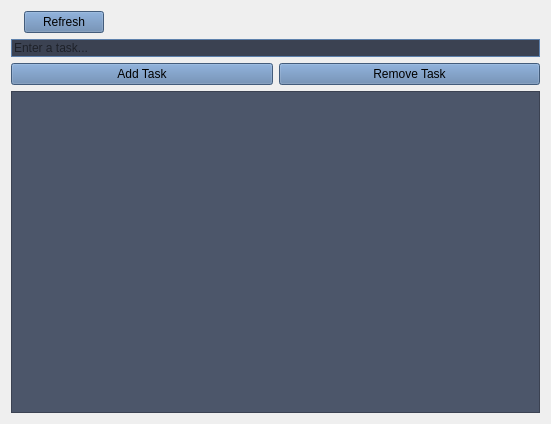
<?xml version="1.0" encoding="UTF-8"?>
<ui version="4.0">
 <class>taskPage</class>
 <widget class="QWidget" name="taskPage">
  <property name="geometry">
   <rect>
    <x>0</x>
    <y>0</y>
    <width>551</width>
    <height>424</height>
   </rect>
  </property>
  <property name="windowTitle">
   <string>Form</string>
  </property>
  <layout class="QHBoxLayout" name="horizontalLayout">
   <item>
    <layout class="QVBoxLayout" name="verticalLayout">
     <item>
      <layout class="QHBoxLayout" name="horizontalLayout_2">
       <item>
        <widget class="QLabel" name="labelWindowSize">
         <property name="text">
          <string/>
         </property>
         <property name="margin">
          <number>0</number>
         </property>
        </widget>
       </item>
       <item>
        <widget class="QPushButton" name="buttonRefresh">
         <property name="palette">
          <palette>
           <active>
            <colorrole role="Button">
             <brush brushstyle="SolidPattern">
              <color alpha="255">
               <red>94</red>
               <green>129</green>
               <blue>172</blue>
              </color>
             </brush>
            </colorrole>
            <colorrole role="Base">
             <brush brushstyle="SolidPattern">
              <color alpha="255">
               <red>94</red>
               <green>129</green>
               <blue>172</blue>
              </color>
             </brush>
            </colorrole>
            <colorrole role="Window">
             <brush brushstyle="SolidPattern">
              <color alpha="255">
               <red>94</red>
               <green>129</green>
               <blue>172</blue>
              </color>
             </brush>
            </colorrole>
            <colorrole role="Highlight">
             <brush brushstyle="SolidPattern">
              <color alpha="255">
               <red>31</red>
               <green>155</green>
               <blue>93</blue>
              </color>
             </brush>
            </colorrole>
           </active>
           <inactive>
            <colorrole role="Button">
             <brush brushstyle="SolidPattern">
              <color alpha="255">
               <red>94</red>
               <green>129</green>
               <blue>172</blue>
              </color>
             </brush>
            </colorrole>
            <colorrole role="Base">
             <brush brushstyle="SolidPattern">
              <color alpha="255">
               <red>94</red>
               <green>129</green>
               <blue>172</blue>
              </color>
             </brush>
            </colorrole>
            <colorrole role="Window">
             <brush brushstyle="SolidPattern">
              <color alpha="255">
               <red>94</red>
               <green>129</green>
               <blue>172</blue>
              </color>
             </brush>
            </colorrole>
            <colorrole role="Highlight">
             <brush brushstyle="SolidPattern">
              <color alpha="255">
               <red>31</red>
               <green>155</green>
               <blue>93</blue>
              </color>
             </brush>
            </colorrole>
           </inactive>
           <disabled>
            <colorrole role="Button">
             <brush brushstyle="SolidPattern">
              <color alpha="255">
               <red>94</red>
               <green>129</green>
               <blue>172</blue>
              </color>
             </brush>
            </colorrole>
            <colorrole role="Base">
             <brush brushstyle="SolidPattern">
              <color alpha="255">
               <red>94</red>
               <green>129</green>
               <blue>172</blue>
              </color>
             </brush>
            </colorrole>
            <colorrole role="Window">
             <brush brushstyle="SolidPattern">
              <color alpha="255">
               <red>94</red>
               <green>129</green>
               <blue>172</blue>
              </color>
             </brush>
            </colorrole>
            <colorrole role="Highlight">
             <brush brushstyle="SolidPattern">
              <color alpha="255">
               <red>31</red>
               <green>155</green>
               <blue>93</blue>
              </color>
             </brush>
            </colorrole>
           </disabled>
          </palette>
         </property>
         <property name="styleSheet">
          <string notr="true">background-color: rgb(94, 129, 172);</string>
         </property>
         <property name="text">
          <string>Refresh</string>
         </property>
        </widget>
       </item>
       <item>
        <spacer name="horizontalSpacer">
         <property name="orientation">
          <enum>Qt::Orientation::Horizontal</enum>
         </property>
         <property name="sizeHint" stdset="0">
          <size>
           <width>40</width>
           <height>20</height>
          </size>
         </property>
        </spacer>
       </item>
      </layout>
     </item>
     <item>
      <widget class="QLineEdit" name="lineEditTaskName">
       <property name="styleSheet">
        <string notr="true">background-color: rgb(59, 66, 82); border: 1 solid rgb(94, 129, 172);</string>
       </property>
       <property name="text">
        <string/>
       </property>
       <property name="placeholderText">
        <string>Enter a task...</string>
       </property>
      </widget>
     </item>
     <item>
      <layout class="QHBoxLayout" name="horizontalLayout_3">
       <item>
        <widget class="QPushButton" name="buttonAddTask">
         <property name="palette">
          <palette>
           <active>
            <colorrole role="Button">
             <brush brushstyle="SolidPattern">
              <color alpha="255">
               <red>94</red>
               <green>129</green>
               <blue>172</blue>
              </color>
             </brush>
            </colorrole>
            <colorrole role="Base">
             <brush brushstyle="SolidPattern">
              <color alpha="255">
               <red>94</red>
               <green>129</green>
               <blue>172</blue>
              </color>
             </brush>
            </colorrole>
            <colorrole role="Window">
             <brush brushstyle="SolidPattern">
              <color alpha="255">
               <red>94</red>
               <green>129</green>
               <blue>172</blue>
              </color>
             </brush>
            </colorrole>
            <colorrole role="Highlight">
             <brush brushstyle="SolidPattern">
              <color alpha="255">
               <red>31</red>
               <green>155</green>
               <blue>93</blue>
              </color>
             </brush>
            </colorrole>
            <colorrole role="Link">
             <brush brushstyle="SolidPattern">
              <color alpha="255">
               <red>48</red>
               <green>140</green>
               <blue>198</blue>
              </color>
             </brush>
            </colorrole>
           </active>
           <inactive>
            <colorrole role="Button">
             <brush brushstyle="SolidPattern">
              <color alpha="255">
               <red>94</red>
               <green>129</green>
               <blue>172</blue>
              </color>
             </brush>
            </colorrole>
            <colorrole role="Base">
             <brush brushstyle="SolidPattern">
              <color alpha="255">
               <red>94</red>
               <green>129</green>
               <blue>172</blue>
              </color>
             </brush>
            </colorrole>
            <colorrole role="Window">
             <brush brushstyle="SolidPattern">
              <color alpha="255">
               <red>94</red>
               <green>129</green>
               <blue>172</blue>
              </color>
             </brush>
            </colorrole>
            <colorrole role="Highlight">
             <brush brushstyle="SolidPattern">
              <color alpha="255">
               <red>31</red>
               <green>155</green>
               <blue>93</blue>
              </color>
             </brush>
            </colorrole>
            <colorrole role="Link">
             <brush brushstyle="SolidPattern">
              <color alpha="255">
               <red>48</red>
               <green>140</green>
               <blue>198</blue>
              </color>
             </brush>
            </colorrole>
           </inactive>
           <disabled>
            <colorrole role="Button">
             <brush brushstyle="SolidPattern">
              <color alpha="255">
               <red>94</red>
               <green>129</green>
               <blue>172</blue>
              </color>
             </brush>
            </colorrole>
            <colorrole role="Base">
             <brush brushstyle="SolidPattern">
              <color alpha="255">
               <red>94</red>
               <green>129</green>
               <blue>172</blue>
              </color>
             </brush>
            </colorrole>
            <colorrole role="Window">
             <brush brushstyle="SolidPattern">
              <color alpha="255">
               <red>94</red>
               <green>129</green>
               <blue>172</blue>
              </color>
             </brush>
            </colorrole>
            <colorrole role="Highlight">
             <brush brushstyle="SolidPattern">
              <color alpha="255">
               <red>31</red>
               <green>155</green>
               <blue>93</blue>
              </color>
             </brush>
            </colorrole>
            <colorrole role="Link">
             <brush brushstyle="SolidPattern">
              <color alpha="255">
               <red>48</red>
               <green>140</green>
               <blue>198</blue>
              </color>
             </brush>
            </colorrole>
           </disabled>
          </palette>
         </property>
         <property name="styleSheet">
          <string notr="true">background-color: rgb(94, 129, 172);</string>
         </property>
         <property name="text">
          <string>Add Task</string>
         </property>
        </widget>
       </item>
       <item>
        <widget class="QPushButton" name="buttonRemoveTask">
         <property name="palette">
          <palette>
           <active>
            <colorrole role="Button">
             <brush brushstyle="SolidPattern">
              <color alpha="255">
               <red>94</red>
               <green>129</green>
               <blue>172</blue>
              </color>
             </brush>
            </colorrole>
            <colorrole role="Base">
             <brush brushstyle="SolidPattern">
              <color alpha="255">
               <red>94</red>
               <green>129</green>
               <blue>172</blue>
              </color>
             </brush>
            </colorrole>
            <colorrole role="Window">
             <brush brushstyle="SolidPattern">
              <color alpha="255">
               <red>94</red>
               <green>129</green>
               <blue>172</blue>
              </color>
             </brush>
            </colorrole>
            <colorrole role="Highlight">
             <brush brushstyle="SolidPattern">
              <color alpha="255">
               <red>31</red>
               <green>155</green>
               <blue>93</blue>
              </color>
             </brush>
            </colorrole>
           </active>
           <inactive>
            <colorrole role="Button">
             <brush brushstyle="SolidPattern">
              <color alpha="255">
               <red>94</red>
               <green>129</green>
               <blue>172</blue>
              </color>
             </brush>
            </colorrole>
            <colorrole role="Base">
             <brush brushstyle="SolidPattern">
              <color alpha="255">
               <red>94</red>
               <green>129</green>
               <blue>172</blue>
              </color>
             </brush>
            </colorrole>
            <colorrole role="Window">
             <brush brushstyle="SolidPattern">
              <color alpha="255">
               <red>94</red>
               <green>129</green>
               <blue>172</blue>
              </color>
             </brush>
            </colorrole>
            <colorrole role="Highlight">
             <brush brushstyle="SolidPattern">
              <color alpha="255">
               <red>31</red>
               <green>155</green>
               <blue>93</blue>
              </color>
             </brush>
            </colorrole>
           </inactive>
           <disabled>
            <colorrole role="Button">
             <brush brushstyle="SolidPattern">
              <color alpha="255">
               <red>94</red>
               <green>129</green>
               <blue>172</blue>
              </color>
             </brush>
            </colorrole>
            <colorrole role="Base">
             <brush brushstyle="SolidPattern">
              <color alpha="255">
               <red>94</red>
               <green>129</green>
               <blue>172</blue>
              </color>
             </brush>
            </colorrole>
            <colorrole role="Window">
             <brush brushstyle="SolidPattern">
              <color alpha="255">
               <red>94</red>
               <green>129</green>
               <blue>172</blue>
              </color>
             </brush>
            </colorrole>
            <colorrole role="Highlight">
             <brush brushstyle="SolidPattern">
              <color alpha="255">
               <red>31</red>
               <green>155</green>
               <blue>93</blue>
              </color>
             </brush>
            </colorrole>
           </disabled>
          </palette>
         </property>
         <property name="styleSheet">
          <string notr="true">background-color: rgb(94, 129, 172);</string>
         </property>
         <property name="text">
          <string>Remove Task</string>
         </property>
        </widget>
       </item>
      </layout>
     </item>
     <item>
      <widget class="QListWidget" name="listTasks">
       <property name="styleSheet">
        <string notr="true">background-color: rgb(76, 86, 106);</string>
       </property>
      </widget>
     </item>
    </layout>
   </item>
  </layout>
 </widget>
 <resources/>
 <connections/>
</ui>
